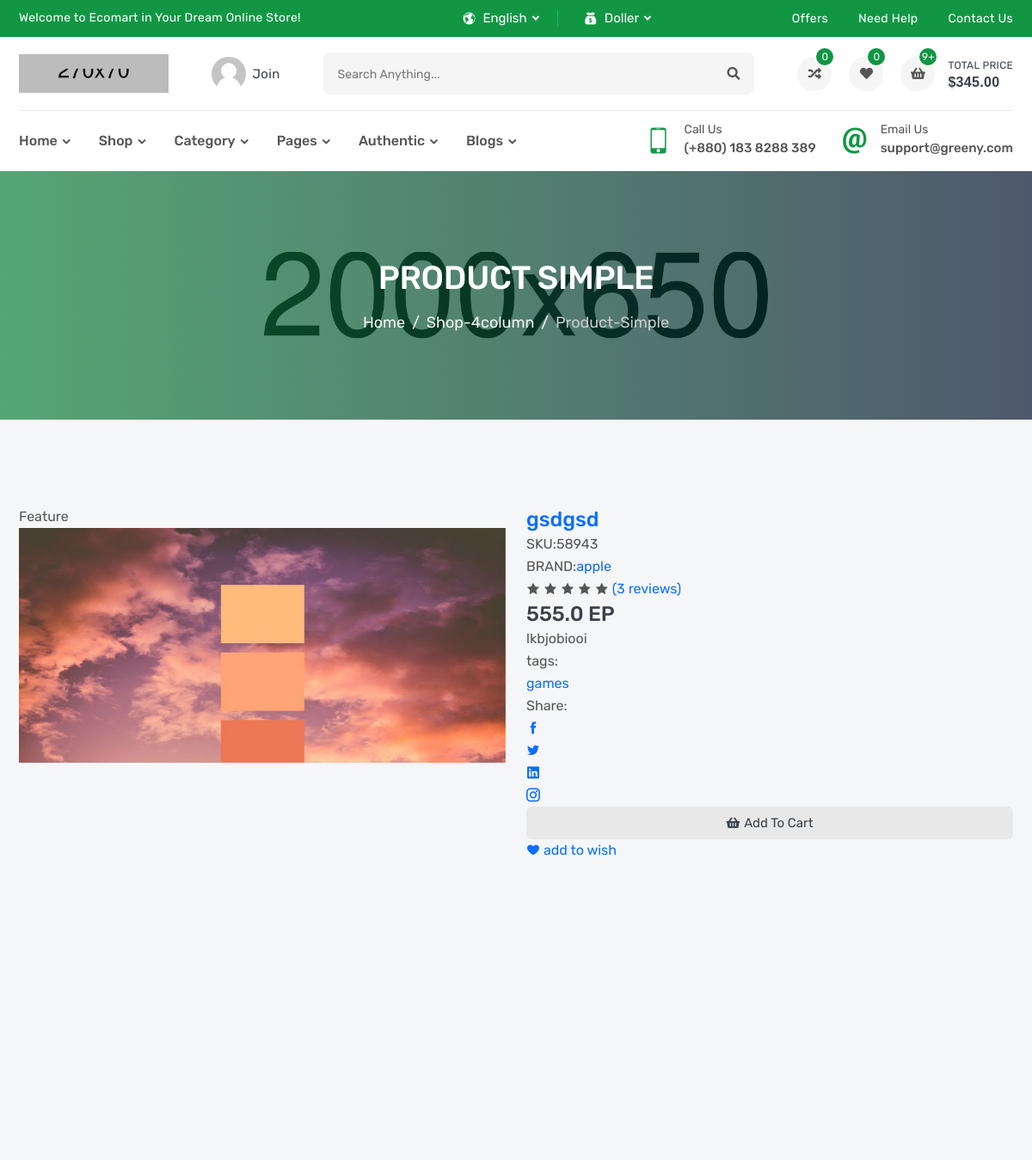
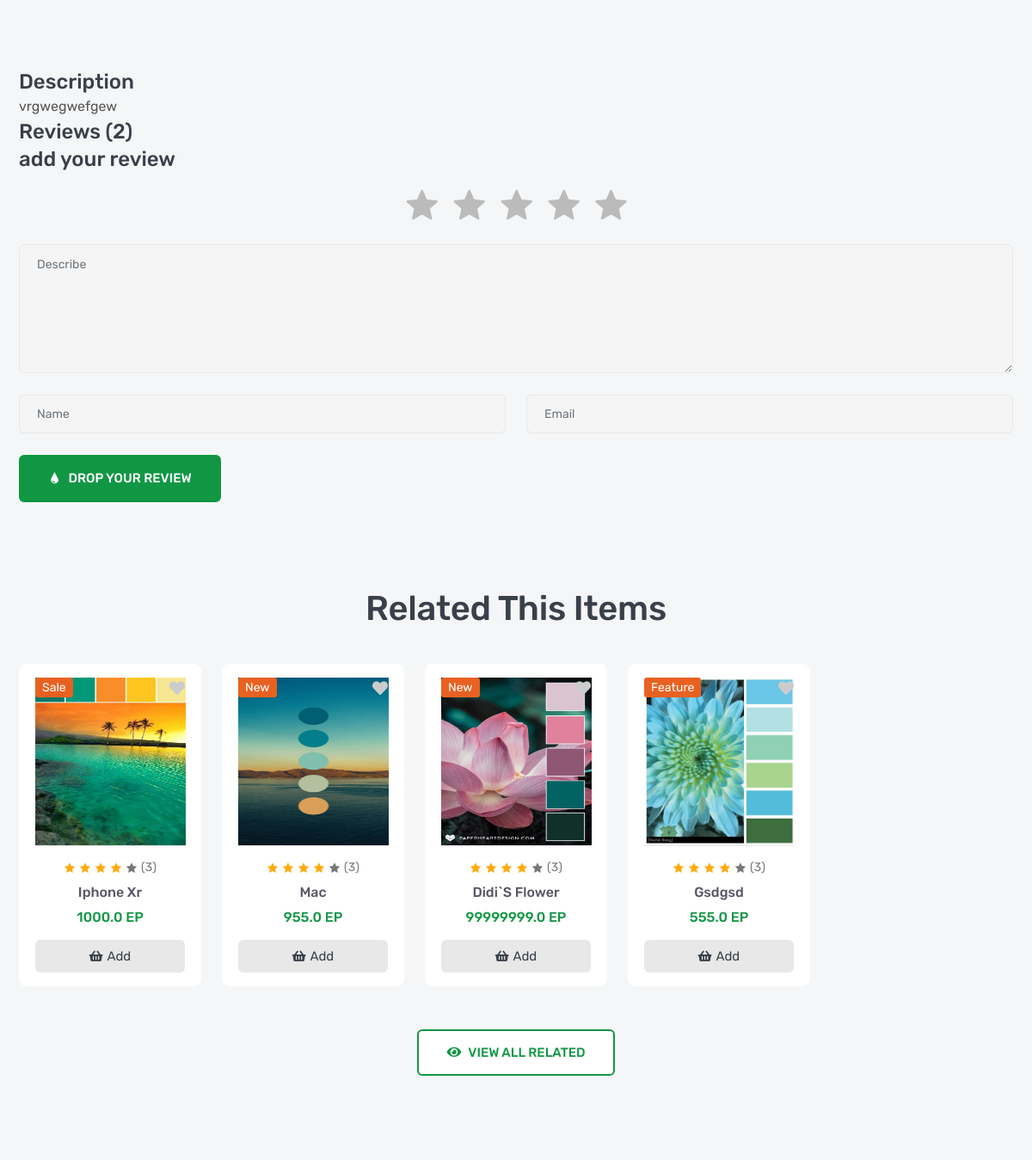
The page /products/4 (upper part) on the database as committed earlier (2 pictures, top to bottom).
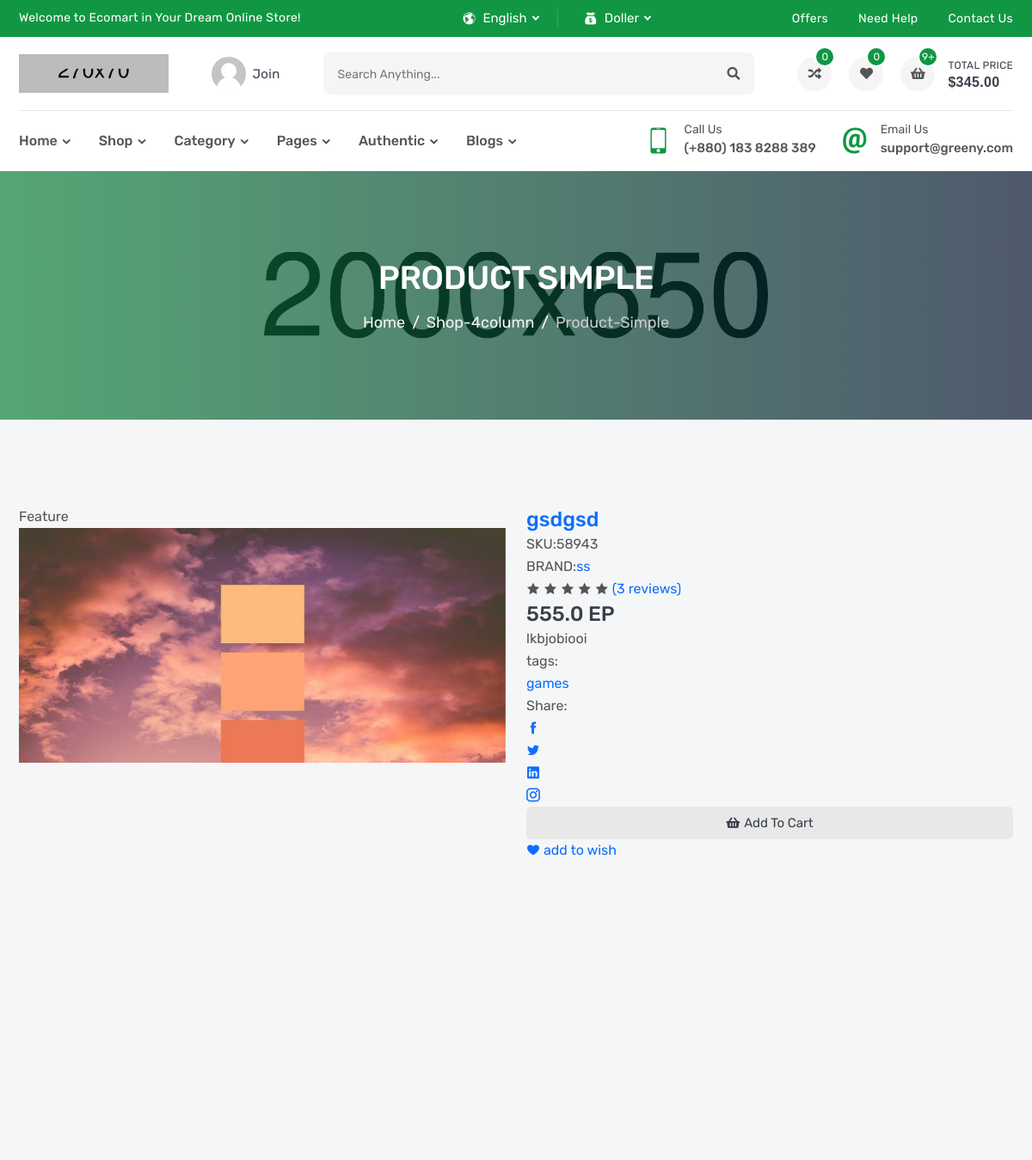
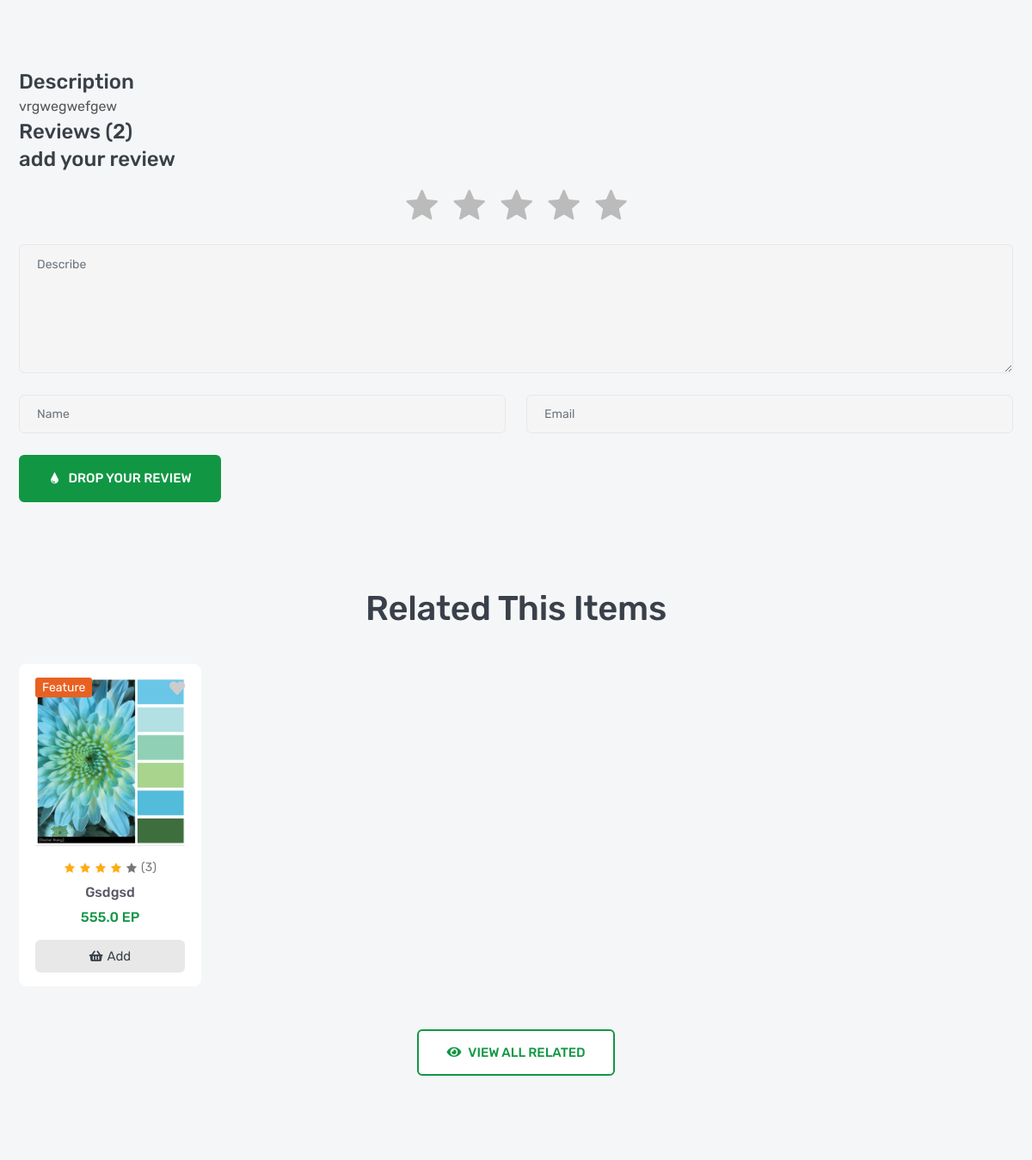
The same page on the database as committed later (2 pictures, top to bottom).
### product/models.py (models this page shows, shortened)
class ProductImages(models.Model):
    product = models.ForeignKey(Product,verbose_name=_('Brand'),related_name='product_image',on_delete=models.CASCADE)
    image = models.ImageField(_('Image'),upload_to='product_images')

class Product(models.Model):
    name = models.CharField(_('Name'),max_length=120)
    flag = models.CharField(_('Flag'),max_length=10,choices=FLAG_TYPES)
    image = models.ImageField(_('Image'),upload_to='products')
    price = models.FloatField(_('Price'))
    sku = models.CharField(_('SKU'),max_length=12)
    subtitle = models.CharField(_('Subtitle'),max_length=300)
    description = models.TextField(_('Description'),max_length=40000)
    quantity = models.IntegerField(_('Quantity'))
    brand = models.ForeignKey('Brand',verbose_name=_('Brand'),related_name='product_brand',on_delete=models.SET_NULL,null=True)
    tags = TaggableManager()

class Brand(models.Model):
    name = models.CharField(_('Name'),max_length=100)
    image = models.ImageField(_('Image'),upload_to='brands')
    def __str__(self):
        return self.name

### product/views.py (the view)
# urls.py: path('<int:pk>',ProductDetail.as_view()),
class ProductDetail(DetailView):
    model = Product
    def get_context_data(self, **kwargs):
        context = super().get_context_data(**kwargs)
        context["reviews"] = Review.objects.filter(product=self.get_object())
        context["related_products"] = Product.objects.filter(brand=self.get_object().brand)
        return context

### product/templates/product/product_detail.html (shortened to what the changed rows need)
{% extends "base.html" %}
{% load static %}
{% block body %}
        <section class="single-banner inner-section" style="background: url(images/single-banner.jpg) no-repeat center;">
            <div class="container">
                <h2>product simple</h2>
            </div>
        </section>
        <section class="inner-section">
            <div class="container">
                <div class="row">
                    <div class="col-lg-6">
                        <div class="details-gallery">
                            <div class="details-label-group">
                                <label class="details-label new">{{object.flag}}</label>
                            </div>
                            <ul class="details-preview">
                            {% for image in object.product_image.all %}
                                <li><img src="{{image.image.url}}" style="width:566px; height:593px" alt="product"></li>
                            {% endfor %}
                            </ul>
                            <ul class="details-thumb">
                            {% for image in object.product_image.all %}
                                <li><img src="{{image.image.url}}" style="width:98px; height:121px" alt="product"></li>
                            {% endfor %}
                            </ul>
                        </div>
                    </div>
                    <div class="col-lg-6">
                        <div class="details-content">
                            <h3 class="details-name"><a href="#">{{object.name}}</a></h3>
                            <div class="details-meta">
                                <p>SKU:<span>{{object.sku}}</span></p>
                                <p>BRAND:<a href="#">{{object.brand}}</a></p>
                            </div>
                            <div class="details-rating">
                                <i class="active icofont-star"></i>
                                <i class="active icofont-star"></i>
                                <i class="active icofont-star"></i>
                                <i class="active icofont-star"></i>
                                <i class="icofont-star"></i>
                                <a href="#">(3 reviews)</a>
                            </div>
                            <h3 class="details-price">
                                <span>{{object.price}} EP</span>
                            </h3>
                            <p class="details-desc">{{object.subtitle}}</p>
                            <div class="details-list-group">
                                <label class="details-list-title">tags:</label>
                                <ul class="details-tag-list">
                                {% for tag in object.tags.all %}
                                    <li><a href="#">{{tag}}</a></li>
                                {% endfor %}
                                </ul>
                            </div>
                            <div class="details-list-group">
                                <label class="details-list-title">Share:</label>
                                <ul class="details-share-list">
                                </ul>
                            </div>
                            <div class="details-add-group">
                                <button class="product-add" title="Add to Cart">
                                </button>
                            </div>
                            <div class="details-action-group">
                                <a class="details-wish wish" href="#" title="Add Your Wishlist">
                                </a>
                            </div>
                        </div>
                    </div>
                </div>
            </div>
        </section>
        <section class="inner-section">
            <div class="container">
                <div class="row">
                    <div class="col-lg-12">
                        <div class="product-details-frame">
                            <div class="tab-descrip">
                                <p>{{object.description}}</p>
                            </div>
                        </div>
                    </div>
                </div>
            </div>
        </section>
        <section class="inner-section">
            <div class="container">
                <div class="row">
                    <div class="col">
                        <div class="section-heading">
                            <h2>related this items</h2>
                        </div>
                    </div>
                </div>
                <div class="row row-cols-2 row-cols-md-3 row-cols-lg-4 row-cols-xl-5">
                {% for item in related_products %}
                    <div class="col">
                        <div class="product-card {% if item.quantity == 0 %}product-disable{% else %}product{% endif %}">
                            <div class="product-media">
                                <div class="product-label">
                                    <label class="label-text sale">{{item.flag}}</label>
                                </div>
                                <button class="product-wish wish">
                                    <i class="fas fa-heart"></i>
                                </button>
                                <a class="product-image" href="product-video.html">
                                    <img src="{{item.image.url}}" style="width:175px; height:195px" alt="product">
                                </a>
                            </div>
                            <div class="product-content">
                                <div class="product-rating">
                                    <i class="active icofont-star"></i>
                                    <i class="active icofont-star"></i>
                                    <i class="active icofont-star"></i>
                                    <i class="active icofont-star"></i>
                                    <i class="icofont-star"></i>
                                    <a href="product-video.html">(3)</a>
                                </div>
                                <h6 class="product-name">
                                    <a href="product-video.html">{{item.name}}</a>
                                </h6>
                                <h6 class="product-price">
                                    <span>{{item.price}} EP</span>
                                </h6>
                                <button class="product-add" title="Add to Cart">
                                    <i class="fas fa-shopping-basket"></i>
                                    <span>add</span>
                                </button>
                            </div>
                        </div>
                    </div>
                {% endfor %}
                </div>
            </div>
        </section>
{% endblock body %}

Rows that differ between the two databases and show on the page:
no longer on this page (row unchanged): Product: flag "Sale", image (picture), name "Iphone Xr", price "1000.0"
no longer on this page (row unchanged): Product: flag "New", image (picture), name "Mac", price "955.0"
no longer on this page (row edited): Product: flag "New", image (picture), name "Didi`s Flower", price "99999999.0"
changed Product "Gsdgsd": brand "apple" → "ss"
